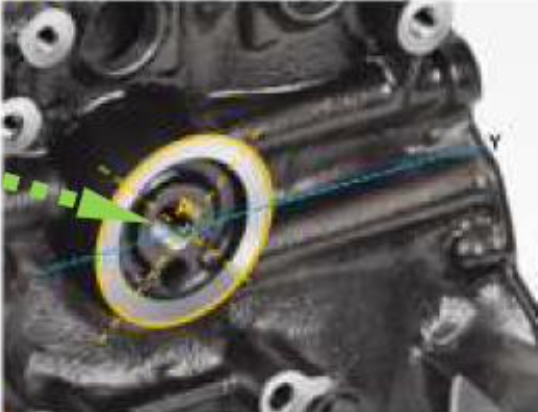
#> input picture images/motor.jpg, 538 x 412 px
$ python line_detection_hough2.py
#> lines starting #> are read from the running program, lines starting #| are printed output that depends on the picture
from skimage.transform import (hough_line, hough_line_peaks)
import numpy as np
import cv2
from matplotlib import pyplot as plt

image = cv2.imread('images/motor.jpg', 0)  # Falla si se utiliza tal cual debido al fondo brillante.
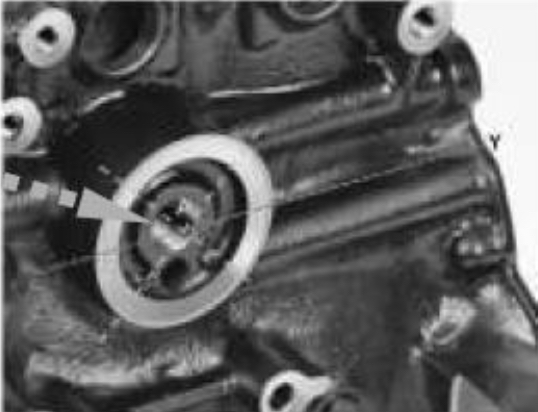
#> image: shape (412, 538); min 5, max 255, mean 94.4
# Prueba también lines2 para ver cómo sólo capta las líneas rectas
# Invertir imágenes para mostrar fondo negro
image = ~image  # Invertir la imagen (sólo si tenía fondo brillante que puede confundir hough)
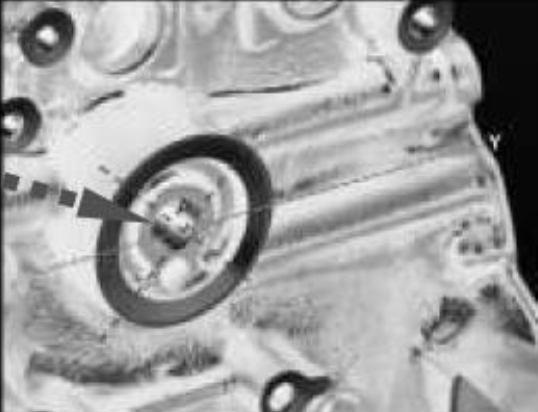
#> image: shape (412, 538); min 0, max 250, mean 160.6
plt.imshow(image, cmap='gray')

# Establezca una precisión de 1 grado. (Dividir en 180 puntos de datos)
# Puedes aumentar el número de puntos si es necesario.
tested_angles = np.linspace(-np.pi / 2, np.pi / 2, 10)

# Realiza la Transformación de Hough para cambiar x, y, a h, theta, dist space.
hspace, theta, dist = hough_line(image, tested_angles)
#> theta = [-1.57, -1.22, -0.873, -0.524, -0.175, 0.175, 0.524, 0.873, 1.22, 1.57]; dist = 1357 values from -678 to 678

plt.figure(figsize=(10, 10))
plt.imshow(hspace)

# ahora, para encontrar la ubicación de los picos en el espacio de hough podemos utilizar hough_line_peaks
h, q, d = hough_line_peaks(hspace, theta, dist)
#> h = 33 values, max 642 at index 0, min 419 at index 30, mean 560.1; q = 33 values, max 1.57 at index 24, min -1.57 at index 25, mean -0.132; d = 33 values, max 524 at index 30, min -354 at index 26, mean 125.6

#################################################################
# Ejemplo de código de la documentación de skimage para trazar las líneas detectadas
angle_list = []  # Crear una lista vacía para capturar todos los ángulos

# Generación de la figura 1
fig, axes = plt.subplots(1, 3, figsize=(15, 6))
ax = axes.ravel()

ax[0].imshow(image, cmap='gray')
ax[0].set_title('Input image')
ax[0].set_axis_off()

ax[1].imshow(np.log(1 + hspace),
             extent=[np.rad2deg(theta[-1]), np.rad2deg(theta[0]), dist[-1], dist[0]],
             cmap='gray', aspect=1 / 1.5)
ax[1].set_title('Hough transform')
ax[1].set_xlabel('Angles (degrees)')
ax[1].set_ylabel('Distance (pixels)')
ax[1].axis('image')

ax[2].imshow(image, cmap='gray')

origin = np.array((0, image.shape[1]))
#> origin = [0, 538]

for _, angle, dist in zip(*hough_line_peaks(hspace, theta, dist)):
    angle_list.append(angle)
    # No para el trazado, sino para el cálculo posterior de ángulos
    y0, y1 = (dist - origin * np.cos(angle)) / np.sin(angle)
    ax[2].plot(origin, (y0, y1), '-r')
#> this loop made 33 passes
#> (angle, dist, y0, y1) on passes 1 to 12: (0.873, 342, 446.4, -4.99), (0.873, 331, 432.1, -19.35), (0.873, 319, 416.4, -35.01), (-0.873, 30, -39.16, 412.3), (-0.873, 19, -24.8, 426.6), (-0.873, 7, -9.14, 442.3), (1.22, 268, 285.2, 89.38), (1.22, 257, 273.5, 77.68), (1.22, 242, 257.5, 61.72), (1.22, 231, 245.8, 50.01), (1.22, 214, 227.7, 31.92), (1.22, 200, 212.8, 17.02)
#> after the loop, angle_list has the same summary as q
ax[2].set_xlim(origin)
ax[2].set_ylim((image.shape[0], 0))
ax[2].set_axis_off()
ax[2].set_title('Detected lines')

plt.tight_layout()
plt.show()
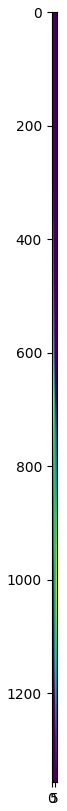
#> figure drawn by matplotlib, 1 panel
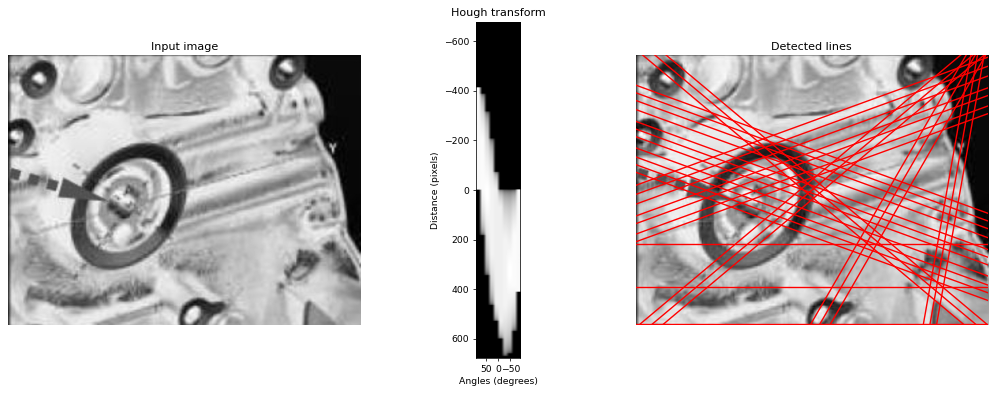
#> figure drawn by matplotlib, 3 panels

###############################################################
# Convertir ángulos de radianes a grados (1 rad = 180/pi grados)
angles = [a * 18.0 / np.pi for a in angle_list]
#> angles = 33 values, max 9 at index 24, min -9 at index 25, mean -0.758

# Calcular la diferencia entre las dos líneas
angle_difference = np.max(angles) - np.min(angles)
#> angle_difference = 18
print(180 - angle_difference)
#| 162.0
# Restando de 180 para mostrarlo como el pequeño ángulo entre dos línea
